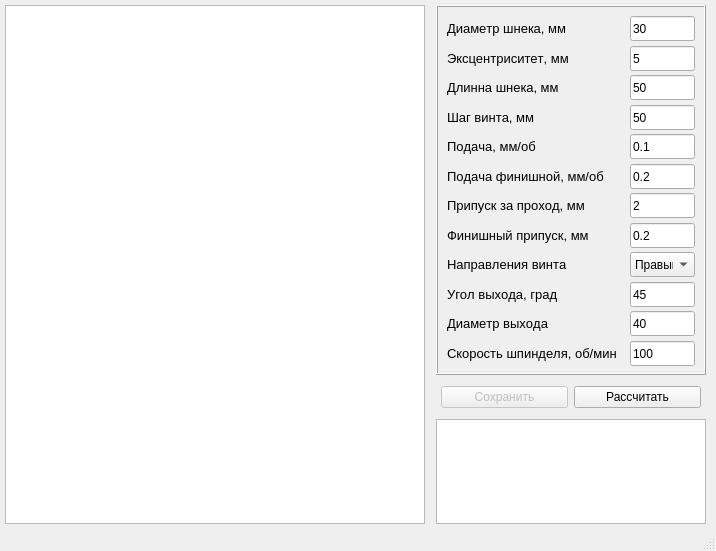
<?xml version="1.0" encoding="UTF-8"?>
<ui version="4.0">
 <class>MainWindow</class>
 <widget class="QMainWindow" name="MainWindow">
  <property name="geometry">
   <rect>
    <x>0</x>
    <y>0</y>
    <width>716</width>
    <height>551</height>
   </rect>
  </property>
  <property name="windowTitle">
   <string>Worm gcode calc</string>
  </property>
  <widget class="QWidget" name="centralwidget">
   <layout class="QHBoxLayout" name="horizontalLayout" stretch="1,0">
    <property name="leftMargin">
     <number>5</number>
    </property>
    <property name="topMargin">
     <number>5</number>
    </property>
    <property name="rightMargin">
     <number>5</number>
    </property>
    <property name="bottomMargin">
     <number>5</number>
    </property>
    <item>
     <widget class="QTextBrowser" name="code_out">
      <property name="minimumSize">
       <size>
        <width>420</width>
        <height>0</height>
       </size>
      </property>
      <property name="maximumSize">
       <size>
        <width>16777215</width>
        <height>16777215</height>
       </size>
      </property>
      <property name="font">
       <font>
        <family>Source Code Pro Semibold</family>
        <pointsize>10</pointsize>
        <weight>50</weight>
        <bold>false</bold>
        <kerning>false</kerning>
       </font>
      </property>
      <property name="styleSheet">
       <string notr="true">color: black</string>
      </property>
      <property name="html">
       <string>&lt;!DOCTYPE HTML PUBLIC &quot;-//W3C//DTD HTML 4.0//EN&quot; &quot;http://www.w3.org/TR/REC-html40/strict.dtd&quot;&gt;
&lt;html&gt;&lt;head&gt;&lt;meta name=&quot;qrichtext&quot; content=&quot;1&quot; /&gt;&lt;style type=&quot;text/css&quot;&gt;
p, li { white-space: pre-wrap; }
&lt;/style&gt;&lt;/head&gt;&lt;body style=&quot; font-family:'Source Code Pro Semibold'; font-size:10pt; font-weight:400; font-style:normal;&quot;&gt;
&lt;p style=&quot;-qt-paragraph-type:empty; margin-top:0px; margin-bottom:0px; margin-left:0px; margin-right:0px; -qt-block-indent:0; text-indent:0px; color:#000000;&quot;&gt;&lt;br /&gt;&lt;/p&gt;&lt;/body&gt;&lt;/html&gt;</string>
      </property>
     </widget>
    </item>
    <item>
     <layout class="QVBoxLayout" name="verticalLayout_3">
      <property name="sizeConstraint">
       <enum>QLayout::SetFixedSize</enum>
      </property>
      <property name="leftMargin">
       <number>5</number>
      </property>
      <property name="topMargin">
       <number>0</number>
      </property>
      <property name="rightMargin">
       <number>5</number>
      </property>
      <property name="bottomMargin">
       <number>0</number>
      </property>
      <item>
       <widget class="QFrame" name="frame">
        <property name="minimumSize">
         <size>
          <width>270</width>
          <height>370</height>
         </size>
        </property>
        <property name="maximumSize">
         <size>
          <width>65535</width>
          <height>370</height>
         </size>
        </property>
        <property name="frameShape">
         <enum>QFrame::Box</enum>
        </property>
        <property name="frameShadow">
         <enum>QFrame::Raised</enum>
        </property>
        <layout class="QGridLayout" name="gridLayout">
         <property name="verticalSpacing">
          <number>6</number>
         </property>
         <item row="6" column="0">
          <widget class="QLabel" name="label_8">
           <property name="minimumSize">
            <size>
             <width>0</width>
             <height>25</height>
            </size>
           </property>
           <property name="maximumSize">
            <size>
             <width>16777215</width>
             <height>25</height>
            </size>
           </property>
           <property name="font">
            <font>
             <family>Arial</family>
             <pointsize>10</pointsize>
             <weight>50</weight>
             <bold>false</bold>
             <strikeout>false</strikeout>
             <kerning>false</kerning>
            </font>
           </property>
           <property name="text">
            <string>Припуск за проход, мм</string>
           </property>
          </widget>
         </item>
         <item row="0" column="1">
          <widget class="QLineEdit" name="edit_diam">
           <property name="minimumSize">
            <size>
             <width>65</width>
             <height>25</height>
            </size>
           </property>
           <property name="maximumSize">
            <size>
             <width>65</width>
             <height>25</height>
            </size>
           </property>
           <property name="text">
            <string>30</string>
           </property>
          </widget>
         </item>
         <item row="8" column="0">
          <widget class="QLabel" name="label_10">
           <property name="minimumSize">
            <size>
             <width>0</width>
             <height>25</height>
            </size>
           </property>
           <property name="maximumSize">
            <size>
             <width>16777215</width>
             <height>25</height>
            </size>
           </property>
           <property name="font">
            <font>
             <family>Arial</family>
             <pointsize>10</pointsize>
             <weight>50</weight>
             <bold>false</bold>
             <strikeout>false</strikeout>
             <kerning>false</kerning>
            </font>
           </property>
           <property name="text">
            <string>Направления винта</string>
           </property>
          </widget>
         </item>
         <item row="5" column="1">
          <widget class="QLineEdit" name="edit_feedf">
           <property name="minimumSize">
            <size>
             <width>65</width>
             <height>25</height>
            </size>
           </property>
           <property name="maximumSize">
            <size>
             <width>65</width>
             <height>25</height>
            </size>
           </property>
           <property name="text">
            <string>0.2</string>
           </property>
          </widget>
         </item>
         <item row="2" column="1">
          <widget class="QLineEdit" name="edit_length">
           <property name="minimumSize">
            <size>
             <width>65</width>
             <height>25</height>
            </size>
           </property>
           <property name="maximumSize">
            <size>
             <width>65</width>
             <height>25</height>
            </size>
           </property>
           <property name="text">
            <string>50</string>
           </property>
          </widget>
         </item>
         <item row="1" column="0">
          <widget class="QLabel" name="label_3">
           <property name="minimumSize">
            <size>
             <width>0</width>
             <height>25</height>
            </size>
           </property>
           <property name="maximumSize">
            <size>
             <width>16777215</width>
             <height>25</height>
            </size>
           </property>
           <property name="font">
            <font>
             <family>Arial</family>
             <pointsize>10</pointsize>
             <weight>50</weight>
             <bold>false</bold>
             <strikeout>false</strikeout>
             <kerning>false</kerning>
            </font>
           </property>
           <property name="text">
            <string>Эксцентриситет, мм</string>
           </property>
          </widget>
         </item>
         <item row="3" column="1">
          <widget class="QLineEdit" name="edit_pitch">
           <property name="minimumSize">
            <size>
             <width>65</width>
             <height>25</height>
            </size>
           </property>
           <property name="maximumSize">
            <size>
             <width>65</width>
             <height>25</height>
            </size>
           </property>
           <property name="text">
            <string>50</string>
           </property>
          </widget>
         </item>
         <item row="11" column="1">
          <widget class="QLineEdit" name="edit_speed">
           <property name="minimumSize">
            <size>
             <width>65</width>
             <height>25</height>
            </size>
           </property>
           <property name="maximumSize">
            <size>
             <width>65</width>
             <height>25</height>
            </size>
           </property>
           <property name="text">
            <string>100</string>
           </property>
          </widget>
         </item>
         <item row="4" column="1">
          <widget class="QLineEdit" name="edit_feed">
           <property name="minimumSize">
            <size>
             <width>65</width>
             <height>25</height>
            </size>
           </property>
           <property name="maximumSize">
            <size>
             <width>65</width>
             <height>25</height>
            </size>
           </property>
           <property name="text">
            <string>0.1</string>
           </property>
          </widget>
         </item>
         <item row="0" column="0">
          <widget class="QLabel" name="label">
           <property name="minimumSize">
            <size>
             <width>0</width>
             <height>25</height>
            </size>
           </property>
           <property name="maximumSize">
            <size>
             <width>16777215</width>
             <height>25</height>
            </size>
           </property>
           <property name="font">
            <font>
             <family>Arial</family>
             <pointsize>10</pointsize>
             <weight>50</weight>
             <bold>false</bold>
             <strikeout>false</strikeout>
             <kerning>false</kerning>
            </font>
           </property>
           <property name="text">
            <string>Диаметр шнека, мм</string>
           </property>
          </widget>
         </item>
         <item row="2" column="0">
          <widget class="QLabel" name="label_4">
           <property name="minimumSize">
            <size>
             <width>0</width>
             <height>25</height>
            </size>
           </property>
           <property name="maximumSize">
            <size>
             <width>16777215</width>
             <height>25</height>
            </size>
           </property>
           <property name="font">
            <font>
             <family>Arial</family>
             <pointsize>10</pointsize>
             <weight>50</weight>
             <bold>false</bold>
             <strikeout>false</strikeout>
             <kerning>false</kerning>
            </font>
           </property>
           <property name="text">
            <string>Длинна шнека, мм</string>
           </property>
          </widget>
         </item>
         <item row="10" column="0">
          <widget class="QLabel" name="label_12">
           <property name="minimumSize">
            <size>
             <width>0</width>
             <height>25</height>
            </size>
           </property>
           <property name="maximumSize">
            <size>
             <width>16777215</width>
             <height>25</height>
            </size>
           </property>
           <property name="font">
            <font>
             <family>Arial</family>
             <pointsize>10</pointsize>
             <weight>50</weight>
             <bold>false</bold>
             <strikeout>false</strikeout>
             <kerning>false</kerning>
            </font>
           </property>
           <property name="text">
            <string>Диаметр выхода</string>
           </property>
          </widget>
         </item>
         <item row="9" column="1">
          <widget class="QLineEdit" name="edit_outang">
           <property name="minimumSize">
            <size>
             <width>65</width>
             <height>25</height>
            </size>
           </property>
           <property name="maximumSize">
            <size>
             <width>65</width>
             <height>25</height>
            </size>
           </property>
           <property name="text">
            <string>45</string>
           </property>
          </widget>
         </item>
         <item row="9" column="0">
          <widget class="QLabel" name="label_11">
           <property name="minimumSize">
            <size>
             <width>0</width>
             <height>25</height>
            </size>
           </property>
           <property name="maximumSize">
            <size>
             <width>16777215</width>
             <height>25</height>
            </size>
           </property>
           <property name="font">
            <font>
             <family>Arial</family>
             <pointsize>10</pointsize>
             <weight>50</weight>
             <bold>false</bold>
             <strikeout>false</strikeout>
             <kerning>false</kerning>
            </font>
           </property>
           <property name="text">
            <string>Угол выхода, град</string>
           </property>
          </widget>
         </item>
         <item row="8" column="1">
          <widget class="QComboBox" name="cb_dir">
           <property name="minimumSize">
            <size>
             <width>65</width>
             <height>25</height>
            </size>
           </property>
           <property name="maximumSize">
            <size>
             <width>65</width>
             <height>25</height>
            </size>
           </property>
           <item>
            <property name="text">
             <string>Правый</string>
            </property>
           </item>
           <item>
            <property name="text">
             <string>Левый</string>
            </property>
           </item>
          </widget>
         </item>
         <item row="3" column="0">
          <widget class="QLabel" name="label_5">
           <property name="minimumSize">
            <size>
             <width>0</width>
             <height>25</height>
            </size>
           </property>
           <property name="maximumSize">
            <size>
             <width>16777215</width>
             <height>25</height>
            </size>
           </property>
           <property name="font">
            <font>
             <family>Arial</family>
             <pointsize>10</pointsize>
             <weight>50</weight>
             <bold>false</bold>
             <strikeout>false</strikeout>
             <kerning>false</kerning>
            </font>
           </property>
           <property name="text">
            <string>Шаг винта, мм</string>
           </property>
          </widget>
         </item>
         <item row="4" column="0">
          <widget class="QLabel" name="label_6">
           <property name="minimumSize">
            <size>
             <width>0</width>
             <height>25</height>
            </size>
           </property>
           <property name="maximumSize">
            <size>
             <width>16777215</width>
             <height>25</height>
            </size>
           </property>
           <property name="font">
            <font>
             <family>Arial</family>
             <pointsize>10</pointsize>
             <weight>50</weight>
             <bold>false</bold>
             <strikeout>false</strikeout>
             <kerning>false</kerning>
            </font>
           </property>
           <property name="text">
            <string>Подача, мм/об</string>
           </property>
          </widget>
         </item>
         <item row="7" column="0">
          <widget class="QLabel" name="label_9">
           <property name="minimumSize">
            <size>
             <width>0</width>
             <height>25</height>
            </size>
           </property>
           <property name="maximumSize">
            <size>
             <width>16777215</width>
             <height>25</height>
            </size>
           </property>
           <property name="font">
            <font>
             <family>Arial</family>
             <pointsize>10</pointsize>
             <weight>50</weight>
             <bold>false</bold>
             <strikeout>false</strikeout>
             <kerning>false</kerning>
            </font>
           </property>
           <property name="text">
            <string>Финишный припуск, мм</string>
           </property>
          </widget>
         </item>
         <item row="11" column="0">
          <widget class="QLabel" name="label_13">
           <property name="minimumSize">
            <size>
             <width>0</width>
             <height>25</height>
            </size>
           </property>
           <property name="maximumSize">
            <size>
             <width>16777215</width>
             <height>25</height>
            </size>
           </property>
           <property name="font">
            <font>
             <family>Arial</family>
             <pointsize>10</pointsize>
             <weight>50</weight>
             <bold>false</bold>
             <strikeout>false</strikeout>
             <kerning>false</kerning>
            </font>
           </property>
           <property name="text">
            <string>Скорость шпинделя, об/мин</string>
           </property>
          </widget>
         </item>
         <item row="10" column="1">
          <widget class="QLineEdit" name="edit_outdiam">
           <property name="minimumSize">
            <size>
             <width>65</width>
             <height>25</height>
            </size>
           </property>
           <property name="maximumSize">
            <size>
             <width>65</width>
             <height>25</height>
            </size>
           </property>
           <property name="text">
            <string>40</string>
           </property>
          </widget>
         </item>
         <item row="7" column="1">
          <widget class="QLineEdit" name="edit_depthf">
           <property name="minimumSize">
            <size>
             <width>65</width>
             <height>25</height>
            </size>
           </property>
           <property name="maximumSize">
            <size>
             <width>65</width>
             <height>25</height>
            </size>
           </property>
           <property name="text">
            <string>0.2</string>
           </property>
          </widget>
         </item>
         <item row="5" column="0">
          <widget class="QLabel" name="label_7">
           <property name="minimumSize">
            <size>
             <width>0</width>
             <height>25</height>
            </size>
           </property>
           <property name="maximumSize">
            <size>
             <width>16777215</width>
             <height>25</height>
            </size>
           </property>
           <property name="font">
            <font>
             <family>Arial</family>
             <pointsize>10</pointsize>
             <weight>50</weight>
             <bold>false</bold>
             <strikeout>false</strikeout>
             <kerning>false</kerning>
            </font>
           </property>
           <property name="text">
            <string>Подача финишной, мм/об</string>
           </property>
          </widget>
         </item>
         <item row="1" column="1">
          <widget class="QLineEdit" name="edit_ex">
           <property name="minimumSize">
            <size>
             <width>65</width>
             <height>25</height>
            </size>
           </property>
           <property name="maximumSize">
            <size>
             <width>65</width>
             <height>25</height>
            </size>
           </property>
           <property name="text">
            <string>5</string>
           </property>
          </widget>
         </item>
         <item row="6" column="1">
          <widget class="QLineEdit" name="edit_depth">
           <property name="minimumSize">
            <size>
             <width>65</width>
             <height>25</height>
            </size>
           </property>
           <property name="maximumSize">
            <size>
             <width>65</width>
             <height>25</height>
            </size>
           </property>
           <property name="text">
            <string>2</string>
           </property>
          </widget>
         </item>
        </layout>
       </widget>
      </item>
      <item>
       <layout class="QHBoxLayout" name="horizontalLayout_2">
        <property name="leftMargin">
         <number>5</number>
        </property>
        <property name="topMargin">
         <number>5</number>
        </property>
        <property name="rightMargin">
         <number>5</number>
        </property>
        <property name="bottomMargin">
         <number>5</number>
        </property>
        <item>
         <widget class="QPushButton" name="bt_save">
          <property name="enabled">
           <bool>false</bool>
          </property>
          <property name="text">
           <string>Сохранить</string>
          </property>
         </widget>
        </item>
        <item>
         <widget class="QPushButton" name="bt_calc">
          <property name="text">
           <string>Рассчитать</string>
          </property>
         </widget>
        </item>
       </layout>
      </item>
      <item>
       <widget class="QTextBrowser" name="dialog_out"/>
      </item>
     </layout>
    </item>
   </layout>
  </widget>
  <widget class="QMenuBar" name="menubar">
   <property name="geometry">
    <rect>
     <x>0</x>
     <y>0</y>
     <width>716</width>
     <height>21</height>
    </rect>
   </property>
  </widget>
  <widget class="QStatusBar" name="statusbar"/>
 </widget>
 <resources/>
 <connections/>
</ui>
